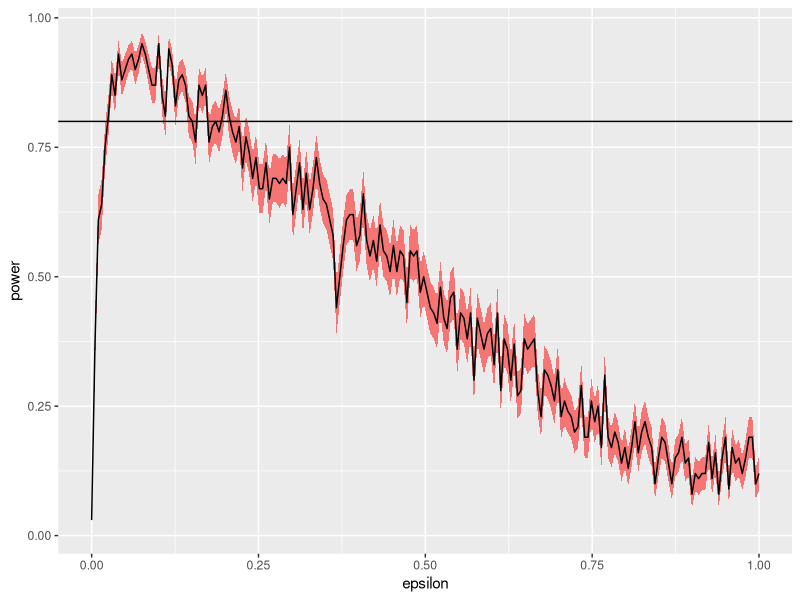
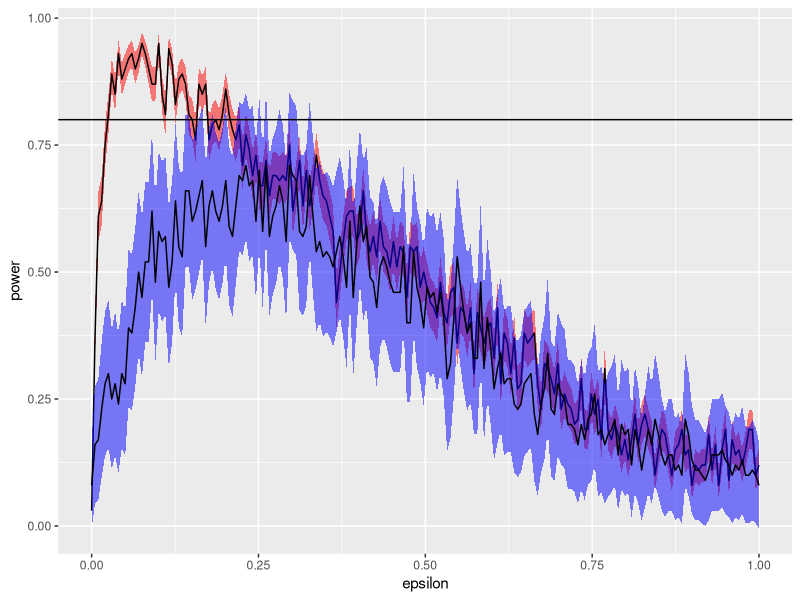

Source code (R) for these figures, in order:
library(tidyverse)
set.seed(400)

## Your turn
r_noisy_normal <- function(n, epsilon) {
  z <- rbinom(n, 1, 1 - epsilon)
  z*rnorm(n, 0, 1) + (1 - z)*rnorm(n, 0, 10)
}


## ------------------------------------------------------------------------
# skewness statistic function
skew <- function(x) {
  xbar <- mean(x)
  num <- mean((x - xbar)^3)
  denom <- mean((x - xbar)^2)
  num/denom^1.5
}

# setup for MC
alpha <- .1
n <- 100
m <- 100
epsilon <- seq(0, 1, length.out = 200)
var_sqrt_b1 <- 6*(n - 2)/((n + 1)*(n + 3)) # adjusted variance for skewness test
crit_val <- qnorm(1 - alpha/2, 0, sqrt(var_sqrt_b1)) #crit value for the test
empirical_pwr <- rep(NA, length(epsilon)) #storage
empirical_se <- rep(NA, length(epsilon)) #storage

# estimate power for each value of epsilon
for(j in 1:length(epsilon)) {
  # perform MC to estimate empirical power
  tests <- rep(NA, m)
  for(i in 1:m) {
    x <- r_noisy_normal(n, epsilon[j])
    t_star <- skew(x)
    tests[i] <- abs(t_star) > crit_val
  }
  empirical_pwr[j] <- mean(tests)
  
  ## store empirical se 
  empirical_se[j] <- sqrt(empirical_pwr[j]*(1 - empirical_pwr[j])/n)
}

## plot results -- 
## x axis = epsilon values
## y axis = empirical power
## use lines + add band of estimate +/- se

data.frame(epsilon = epsilon, 
           power = empirical_pwr,
           se = empirical_se) %>%
  ggplot() +
  geom_ribbon(aes(x = epsilon, ymin = power - se, ymax = power + se), alpha = .5, fill = "red") +
  geom_line(aes(x = epsilon, y = power)) +
  geom_hline(aes(yintercept = 0.8))

epsilon[which(empirical_pwr - empirical_se >= 0.8)]

# n = 10
n <- 10
var_sqrt_b1 <- 6*(n - 2)/((n + 1)*(n + 3)) # adjusted variance for skewness test
crit_val <- qnorm(1 - alpha/2, 0, sqrt(var_sqrt_b1)) #crit value for the test
empirical_pwr_10 <- rep(NA, length(epsilon)) #storage
empirical_se_10 <- rep(NA, length(epsilon)) #storage

# estimate power for each value of epsilon
for(j in 1:length(epsilon)) {
  # perform MC to estimate empirical power
  tests <- rep(NA, m)
  for(i in 1:m) {
    x <- r_noisy_normal(n, epsilon[j])
    t_star <- skew(x)
    tests[i] <- abs(t_star) > crit_val
  }
  empirical_pwr_10[j] <- mean(tests)
  
  ## store empirical se 
  empirical_se_10[j] <- sqrt(empirical_pwr_10[j]*(1 - empirical_pwr_10[j])/n)
}

data.frame(epsilon = epsilon, 
           power = empirical_pwr,
           se = empirical_se,
           power_10 = empirical_pwr_10,
           se_10 = empirical_se_10) %>%
  ggplot() +
  geom_ribbon(aes(x = epsilon, ymin = power - se, ymax = power + se), alpha = .5, fill = "red") +
  geom_line(aes(x = epsilon, y = power)) +
  geom_ribbon(aes(x = epsilon, ymin = power_10 - se_10, ymax = power_10 + se_10), alpha = .5, fill = "blue") +
  geom_line(aes(x = epsilon, y = power_10)) +
  geom_hline(aes(yintercept = 0.8))
